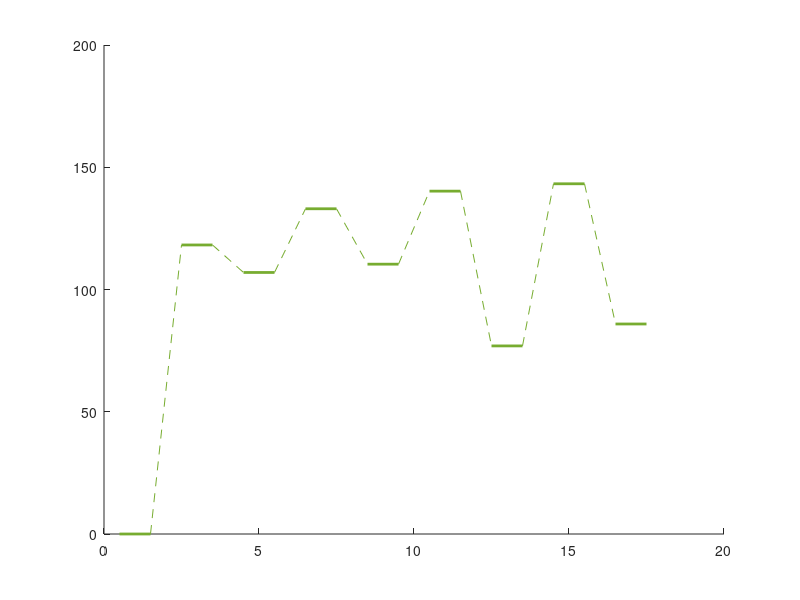

This chart was generated by the following MATLAB code:
width=1 ;
%横线线宽 ;
y1=[0,118.214,106.967,133.02,110.36,140.23,76.926,143.239,85.894];
for i =1:2:17     
    x=[i-0.5*width,i+0.5*width];     
    y=[y1((i+1)/2),y1((i+1)/2)] ; 
    line(x,y,'Color',"#77AC30",'LineWidth',2) 
end 
for i=1:2:17     
    if i==17         
        continue     
    end     
    x=[i+0.5*width, i+2-0.5*width];     
    y=[y1((i+1)/2), y1((i+3)/2)] ;    
    line(x,y,'Color',"#77AC30",'LineWidth',0.5,'LineStyle','--')  
end